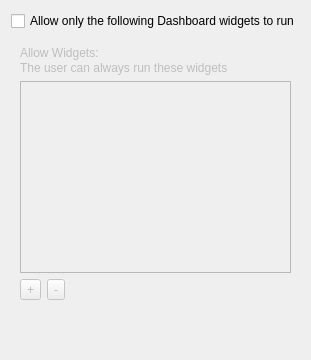
     <widget class="QWidget" name="tab_3">
      <attribute name="title">
       <string>Widgets</string>
      </attribute>
      <layout class="QVBoxLayout" name="verticalLayout_14">
       <item>
        <widget class="QCheckBox" name="restrictDashboard">
         <property name="text">
          <string>Allow only the following Dashboard widgets to run</string>
         </property>
        </widget>
       </item>
       <item>
        <widget class="QWidget" name="dashboard" native="true">
         <property name="enabled">
          <bool>false</bool>
         </property>
         <layout class="QVBoxLayout" name="verticalLayout_7">
          <item>
           <layout class="QVBoxLayout" name="verticalLayout_18">
            <property name="spacing">
             <number>1</number>
            </property>
            <item>
             <widget class="QLabel" name="label_6">
              <property name="text">
               <string>Allow Widgets:</string>
              </property>
             </widget>
            </item>
            <item>
             <widget class="QLabel" name="lTip_allow_widgets">
              <property name="text">
               <string>The user can always run these widgets</string>
              </property>
             </widget>
            </item>
           </layout>
          </item>
          <item>
           <widget class="QListWidget" name="allowWidgetList">
            <property name="sizePolicy">
             <sizepolicy hsizetype="Expanding" vsizetype="Preferred">
              <horstretch>0</horstretch>
              <verstretch>0</verstretch>
             </sizepolicy>
            </property>
           </widget>
          </item>
          <item>
           <layout class="QHBoxLayout" name="horizontalLayout_5">
            <item>
             <widget class="QToolButton" name="addAllowedWidget">
              <property name="text">
               <string>+</string>
              </property>
             </widget>
            </item>
            <item>
             <widget class="QToolButton" name="removeAllowedWidget">
              <property name="enabled">
               <bool>false</bool>
              </property>
              <property name="text">
               <string>-</string>
              </property>
             </widget>
            </item>
            <item>
             <spacer name="horizontalSpacer_5">
              <property name="orientation">
               <enum>Qt::Horizontal</enum>
              </property>
              <property name="sizeHint" stdset="0">
               <size>
                <width>40</width>
                <height>20</height>
               </size>
              </property>
             </spacer>
            </item>
           </layout>
          </item>
          <item>
           <spacer name="verticalSpacer_2">
            <property name="orientation">
             <enum>Qt::Vertical</enum>
            </property>
            <property name="sizeHint" stdset="0">
             <size>
              <width>20</width>
              <height>40</height>
             </size>
            </property>
           </spacer>
          </item>
         </layout>
        </widget>
       </item>
      </layout>
     </widget>
